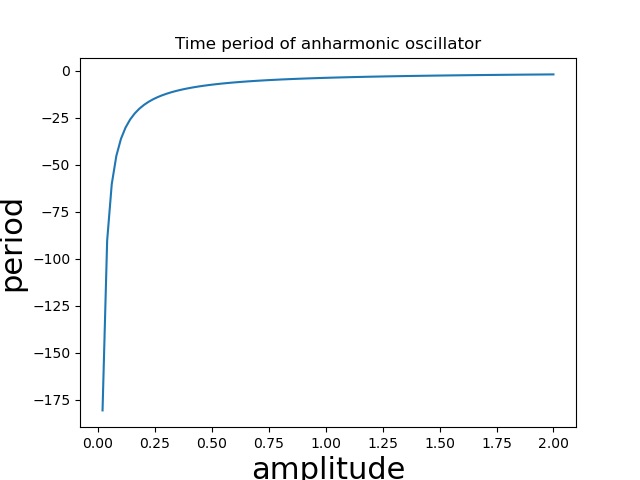

The script that saved this image:
import numpy as np
from matplotlib import pyplot as plt
from scipy.constants import Avogadro,Boltzmann
import sys, os.path
sys.path.append(os.path.abspath('.'))
from Packages.Integration import GaussQuad,mapper

V = lambda x: x**4
m = 1
def period(a,V):
    N =20
    integrand = lambda x: 4/np.sqrt((2/m)*(V(a)-V(x)))
    integral = GaussQuad(a,0,N,integrand)
    return integral

A = np.linspace(0,2,100)
P = [period(a,V) for a in A]
plt.plot(A,P)
plt.title(r'Time period of anharmonic oscillator')
plt.xlabel(r'amplitude',size=22)
plt.ylabel(r'period',size=22)
plt.savefig('Ques10/Q10.png')
plt.show()




